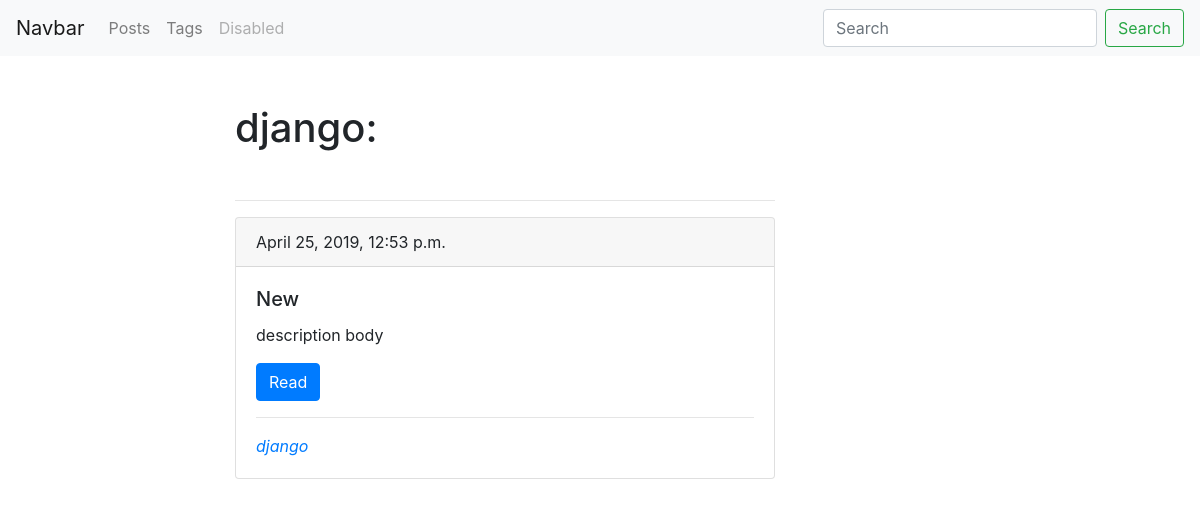
/blog/tag/djangoslug, run on an earlier commit of the app's database.
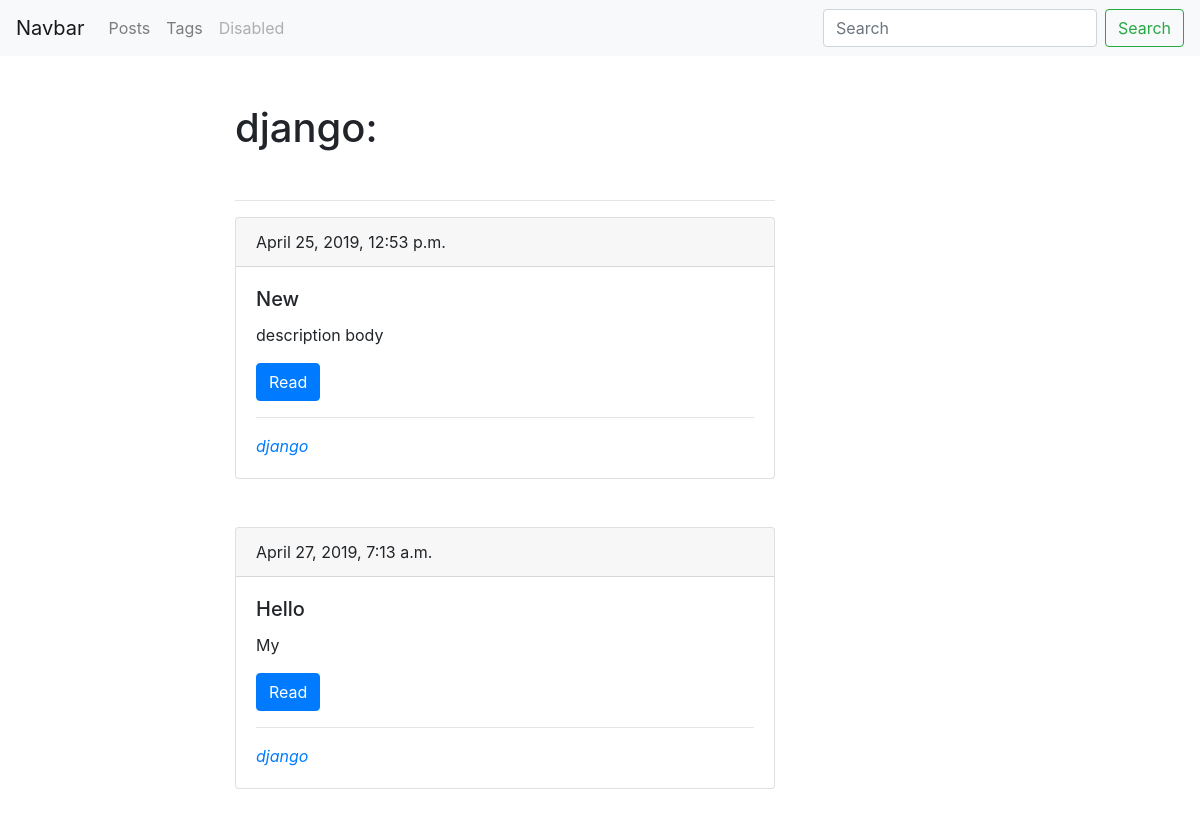
And on a later commit of the database.
### blog/models.py (models this page shows, shortened)
class Post(models.Model):
    title = models.CharField(max_length=150, db_index=True)
    slug = models.SlugField(max_length=150, blank=True, unique=True)
    body = models.TextField(blank=True, db_index=True)
    tags = models.ManyToManyField('Tag', blank=True, related_name='posts') # создает поле у двух таблиц (манипуляция через менеджер объектов)
    data_pub = models.DateTimeField(auto_now_add=True)
    def get_absolute_url(self):
        return reverse("post_detail", kwargs={"slug": self.slug})

class Tag(models.Model):
    title = models.CharField(max_length=150)
    slug = models.SlugField(max_length=150)
    def get_absolute_url(self):
        return reverse("tag_detail", kwargs={"slug": self.slug})

### blog/views.py (the view)
# urls.py: path('tag/<str:slug>', TagDetail.as_view(), name='tag_detail'),
class TagDetail(View):
    def get(self, request, slug):
        tag = get_object_or_404(Tag, slug__iexact=slug)
        posts = tag.posts.all()
        context = {
            'tag': tag,
            'posts': posts
        }
        return render(request, 'blog/tag_detail.html', context=context)

### blog/templates/blog/tag_detail.html (shortened to what this page needs)
{% extends 'blog/base_blog.html' %}
{% block content %}
    <h1 class='mb-5 mt-5'>{{tag.title}}:</h1>
    <hr>
    {% for post in posts %}
        {% include "blog/includes/posts.html" %}
    {% endfor %}
{% endblock %}

### blog/templates/blog/includes/posts.html
<div class="card mb-5">
    <div class="card-header">
        {{post.data_pub}}
    </div>
    <div class="card-body">
        <h5 class="card-title">{{post.title}}</h5>
        <p class="card-text">{{post.body|truncatewords:15}}</p>
        <a href="{{ post.get_absolute_url }}" class="btn btn-primary">Read</a>
        <div>
            <hr>
            {% for tag in post.tags.all %}
                <i><a href='{{tag.get_absolute_url}}'>{{tag.title}}</a></i>
            {% endfor %}
        </div>
    </div>
</div>

What changed in the data, as far as the page shows it:
added Post: data_pub "April 27, 2019, 7:13 a.m.", title "Hello", body "My", Tag (title "django")
